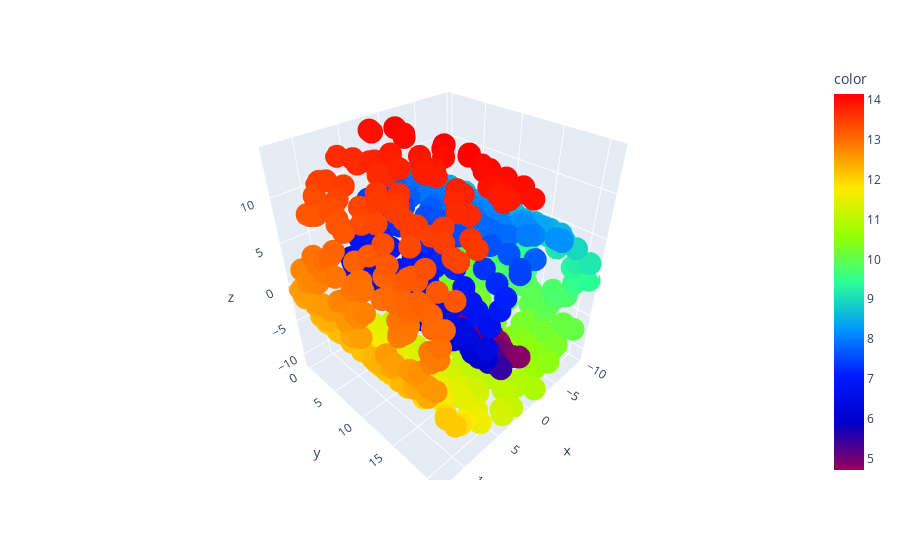

The notebook cell saved with this chart:
### Code cell
#Plot Data
px.scatter_3d(x=X.T[0], y=X.T[1], z=X.T[2], color=c,
              color_continuous_scale=px.colors.sequential.Rainbow)

### Figure 1 — Plotly figure (JSON) as saved in the notebook; plotly's stock layout.template omitted (floating-point values rounded to 4 significant figures; data arrays with more than 128 entries replaced by an {"elided": "..."} marker saying what was removed)
{"data": [{"hovertemplate": "x=%{x}<br>y=%{y}<br>z=%{z}<br>color=%{marker.color}<extra></extra>", "legendgroup": "", "marker": {"color": {"elided": "800 float values"}, "coloraxis": "coloraxis", "symbol": "circle"}, "mode": "markers", "name": "", "scene": "scene", "showlegend": false, "type": "scatter3d", "x": {"elided": "800 float values"}, "y": {"elided": "800 float values"}, "z": {"elided": "800 float values"}}], "layout": {"coloraxis": {"colorbar": {"title": {"text": "color"}}, "colorscale": [[0, "rgb(150,0,90)"], [0.125, "rgb(0,0,200)"], [0.25, "rgb(0,25,255)"], [0.375, "rgb(0,152,255)"], [0.5, "rgb(44,255,150)"], [0.625, "rgb(151,255,0)"], [0.75, "rgb(255,234,0)"], [0.875, "rgb(255,111,0)"], [1, "rgb(255,0,0)"]]}, "legend": {"tracegroupgap": 0}, "margin": {"t": 60}, "scene": {"domain": {"x": [0, 1], "y": [0, 1]}, "xaxis": {"title": {"text": "x"}}, "yaxis": {"title": {"text": "y"}}, "zaxis": {"title": {"text": "z"}}}}}
